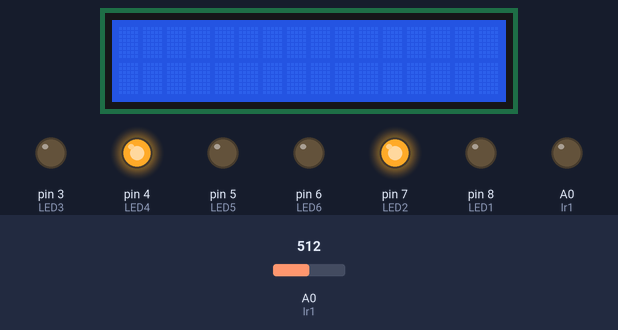
Recording of a sketch running on a simulated Arduino Uno, built with avr-gcc and run on an emulated ATmega328P. On the bench: 16×2 character LCD, output pins drawn as LEDs (lit = HIGH). The test bench sets the inputs (shaded band); at power-on: A0 (Ir1) = 512.

Above: at 1.2 s.
1.3 s: A0 (Ir1) set to 22
3.6 s: A0 (Ir1) set to 18
At 6.0 s:
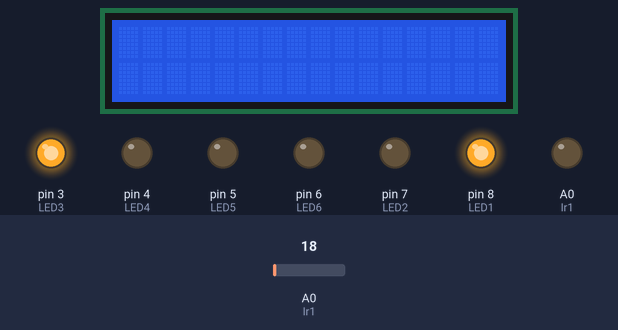
6.3 s: A0 (Ir1) set to 0
At 8.6 s:
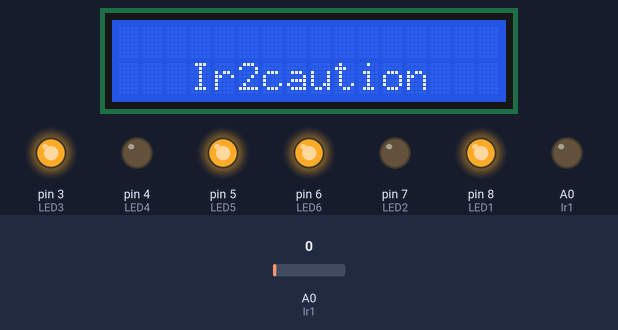
9.3 s: A0 (Ir1) set to 20
At 11.5 s:
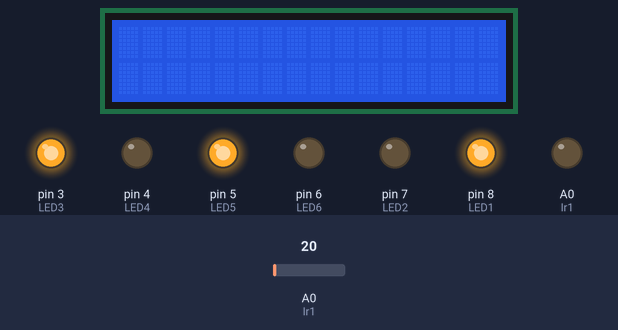
12.0 s: A0 (Ir1) set to 122
At 13.8 s:
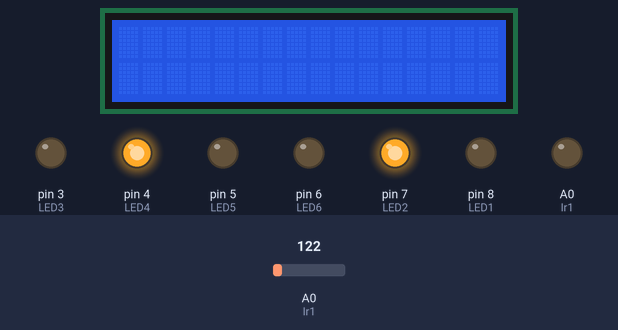
Timing chart, 0 to 15.3 s (numbered marks = the images above; inputs shaded):
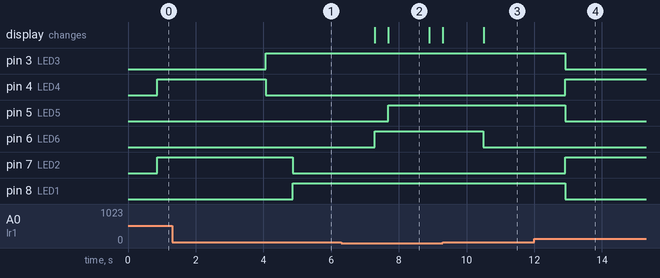

The sketch:

123456.ino
```cpp
#include "LiquidCrystal.h"
const int Ir1 = 0;
 int Ir1val = A0;
 const int Ir2 = 0;
 int Ir2val = A0;
 LiquidCrystal lcd(12, 11, 9, 10, 13, 2);


const int LED1 = 8;
const int LED2 = 7;
const int LED3 = 3;
const int LED4 = 4;
const int LED5 = 5;
const int LED6 = 6;

void setup()
{
  pinMode(Ir1val , OUTPUT);
  pinMode(LED1 , OUTPUT);
  pinMode(LED2 , OUTPUT);
  pinMode(LED6 , OUTPUT);
  pinMode(Ir2val , OUTPUT);
  pinMode(LED3 , OUTPUT);
  pinMode(LED4 , OUTPUT);
  pinMode(LED5 , OUTPUT);
  lcd.begin(16,2);


}

void loop()
{

{
  Ir1val = analogRead(Ir1);       // reads the value of the sharp sensor
  Serial.println(Ir1val);
  delay(400);     // prints the value of the sensor to the serial monitor
  Ir2val = analogRead(Ir2);       // reads the value of the sharp sensor
  Serial.println(Ir2val);
  delay(400);     // prints the value of the sensor to the serial monitor
}


if ( Ir1val <= 20 )
  {
    digitalWrite(LED1, HIGH);
    digitalWrite(LED2, LOW);
    digitalWrite(LED6, LOW);
    lcd.clear();
  }
   if ( Ir1val > 20 )
  {
    digitalWrite(LED1, LOW);
    digitalWrite(LED2, HIGH);
    digitalWrite(LED6, LOW);
  }
  if ( Ir1val <= 10)
  {
    digitalWrite(LED6, HIGH);
    digitalWrite(LED2, LOW);
    digitalWrite(LED1, HIGH);
    lcd.setCursor(2, 0);
    lcd.print(" Ir1caution ");

    delay(400);
  }


  if ( Ir2val <= 20 )
  {
    digitalWrite(LED3, HIGH);
    digitalWrite(LED4, LOW);
    lcd.clear();

  }
   if ( Ir2val > 20 )
  {
    digitalWrite(LED3, LOW);
    digitalWrite(LED4, HIGH);
    digitalWrite(LED5, LOW);
  }
   if (  Ir2val <= 10)
  {
    digitalWrite(LED5, HIGH);
    digitalWrite(LED4, LOW);
    digitalWrite(LED3, HIGH);
    lcd.setCursor(2, 1);
    lcd.print(" Ir2caution ");


    delay(400);
  }

}
```

Measured:
- the behaviour switches between 21 and 20 on A0 (Ir1) (found by bisection; images 0 and 1)
- after the input at 1.3 s, every drawn part: stays the same
- after the input at 3.6 s, pin 3 (LED3): LOW → HIGH after 0.47 s; pin 4 (LED4): HIGH → LOW after 0.47 s; pin 7 (LED2): HIGH → LOW after 1.3 s; pin 8 (LED1): LOW → HIGH after 1.3 s
- after the input at 6.3 s, pin 5 (LED5): LOW → HIGH after 1.4 s; pin 6 (LED6): LOW → HIGH after 0.98 s; the display: first changes after 0.99 s (image 2 shows a later state)
- after the input at 9.3 s, pin 6 (LED6): HIGH → LOW after 1.2 s; the display: changes after 1.2 s (image 3)
- after the input at 12.0 s, pin 3 (LED3), pin 5 (LED5), pin 8 (LED1): HIGH → LOW after 0.91 s; pin 4 (LED4), pin 7 (LED2): LOW → HIGH after 0.91 s
- what the display in image 2 shows lasts 1.2 s, from 7.7 s to 8.9 s
